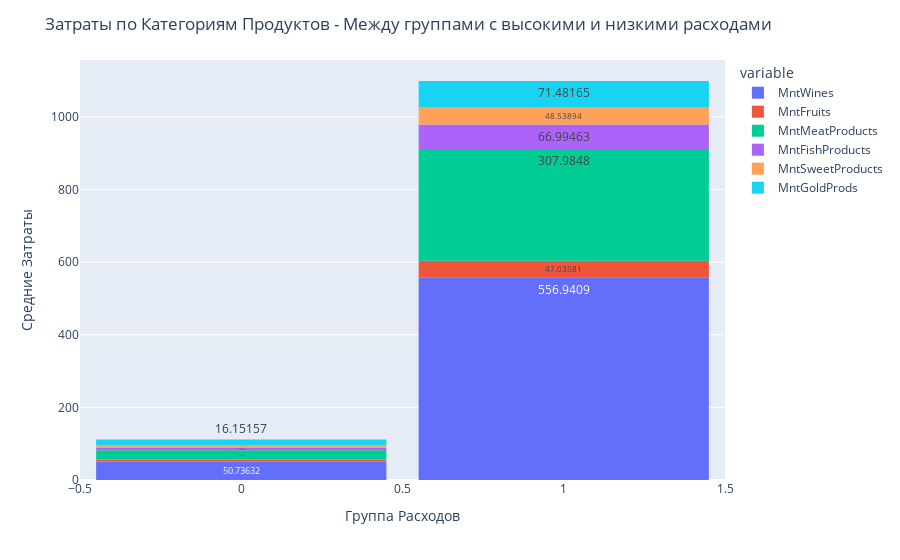

The notebook cell saved with this chart:
### Code cell
# Создание фигуры
fig = px.histogram(df, 
                   x='Spend_Group', 
                   y=['MntWines', 'MntFruits', 'MntMeatProducts', 'MntFishProducts', 'MntSweetProducts', 'MntGoldProds'],
                   histfunc='avg',
                   nbins=2,
                   text_auto=True)

# Настройка макета
fig.update_layout(
    title='Затраты по Категориям Продуктов - Между группами с высокими и низкими расходами',
    xaxis_title='Группа Расходов',
    yaxis_title='Средние Затраты',
    bargap=0.1
)

# Отображение графика
fig.show()

### Figure 1 — Plotly figure (JSON) as saved in the notebook; plotly's stock layout.template omitted (floating-point values rounded to 4 significant figures; data arrays with more than 128 entries replaced by an {"elided": "..."} marker saying what was removed)
{"data": [{"alignmentgroup": "True", "bingroup": "x", "histfunc": "avg", "hovertemplate": "variable=MntWines<br>Spend_Group=%{x}<br>avg of value=%{y}<extra></extra>", "legendgroup": "MntWines", "marker": {"color": "#636efa", "pattern": {"shape": ""}}, "name": "MntWines", "nbinsx": 2, "offsetgroup": "MntWines", "orientation": "v", "showlegend": true, "texttemplate": "%{value}", "type": "histogram", "x": {"elided": "2232 int values"}, "xaxis": "x", "y": {"elided": "2232 int values"}, "yaxis": "y"}, {"alignmentgroup": "True", "bingroup": "x", "histfunc": "avg", "hovertemplate": "variable=MntFruits<br>Spend_Group=%{x}<br>avg of value=%{y}<extra></extra>", "legendgroup": "MntFruits", "marker": {"color": "#EF553B", "pattern": {"shape": ""}}, "name": "MntFruits", "nbinsx": 2, "offsetgroup": "MntFruits", "orientation": "v", "showlegend": true, "texttemplate": "%{value}", "type": "histogram", "x": {"elided": "2232 int values"}, "xaxis": "x", "y": {"elided": "2232 int values"}, "yaxis": "y"}, {"alignmentgroup": "True", "bingroup": "x", "histfunc": "avg", "hovertemplate": "variable=MntMeatProducts<br>Spend_Group=%{x}<br>avg of value=%{y}<extra></extra>", "legendgroup": "MntMeatProducts", "marker": {"color": "#00cc96", "pattern": {"shape": ""}}, "name": "MntMeatProducts", "nbinsx": 2, "offsetgroup": "MntMeatProducts", "orientation": "v", "showlegend": true, "texttemplate": "%{value}", "type": "histogram", "x": {"elided": "2232 int values"}, "xaxis": "x", "y": {"elided": "2232 int values"}, "yaxis": "y"}, {"alignmentgroup": "True", "bingroup": "x", "histfunc": "avg", "hovertemplate": "variable=MntFishProducts<br>Spend_Group=%{x}<br>avg of value=%{y}<extra></extra>", "legendgroup": "MntFishProducts", "marker": {"color": "#ab63fa", "pattern": {"shape": ""}}, "name": "MntFishProducts", "nbinsx": 2, "offsetgroup": "MntFishProducts", "orientation": "v", "showlegend": true, "texttemplate": "%{value}", "type": "histogram", "x": {"elided": "2232 int values"}, "xaxis": "x", "y": {"elided": "2232 int values"}, "yaxis": "y"}, {"alignmentgroup": "True", "bingroup": "x", "histfunc": "avg", "hovertemplate": "variable=MntSweetProducts<br>Spend_Group=%{x}<br>avg of value=%{y}<extra></extra>", "legendgroup": "MntSweetProducts", "marker": {"color": "#FFA15A", "pattern": {"shape": ""}}, "name": "MntSweetProducts", "nbinsx": 2, "offsetgroup": "MntSweetProducts", "orientation": "v", "showlegend": true, "texttemplate": "%{value}", "type": "histogram", "x": {"elided": "2232 int values"}, "xaxis": "x", "y": {"elided": "2232 int values"}, "yaxis": "y"}, {"alignmentgroup": "True", "bingroup": "x", "histfunc": "avg", "hovertemplate": "variable=MntGoldProds<br>Spend_Group=%{x}<br>avg of value=%{y}<extra></extra>", "legendgroup": "MntGoldProds", "marker": {"color": "#19d3f3", "pattern": {"shape": ""}}, "name": "MntGoldProds", "nbinsx": 2, "offsetgroup": "MntGoldProds", "orientation": "v", "showlegend": true, "texttemplate": "%{value}", "type": "histogram", "x": {"elided": "2232 int values"}, "xaxis": "x", "y": {"elided": "2232 int values"}, "yaxis": "y"}], "layout": {"bargap": 0.1, "barmode": "relative", "legend": {"title": {"text": "variable"}, "tracegroupgap": 0}, "margin": {"t": 60}, "title": {"text": "Затраты по Категориям Продуктов - Между группами с высокими и низкими расходами"}, "xaxis": {"anchor": "y", "domain": [0, 1], "title": {"text": "Группа Расходов"}}, "yaxis": {"anchor": "x", "domain": [0, 1], "title": {"text": "Средние Затраты"}}}}
